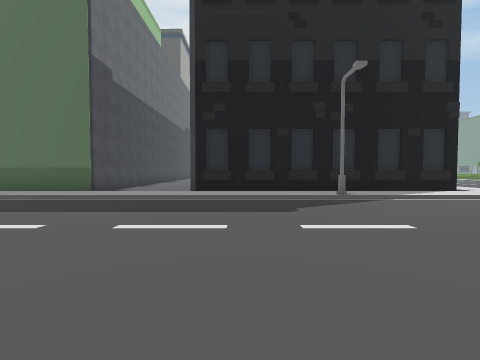
View 1 (above)

24 first-person views from a walk through a 3-D level made in the Unity game engine. The camera is 1.5 m above the floor, tilts 2° down and sees 85° across. The floor is counted in squares, 2 m on a side. Each view is taken from the middle of a square. On the plan, view 1 faces up. The plan holds only what a view shows up to about 9 squares ahead; the rest is blank. The place goes on beyond the plan. The player is left out. Some surface patterns are stand-ins.

View 2
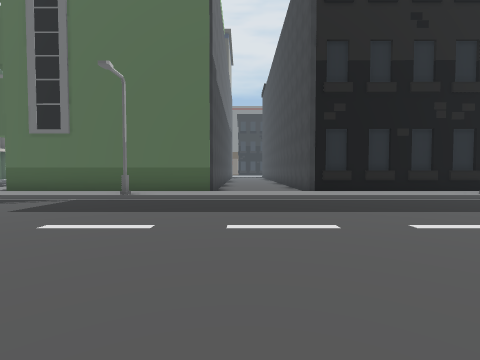

View 3
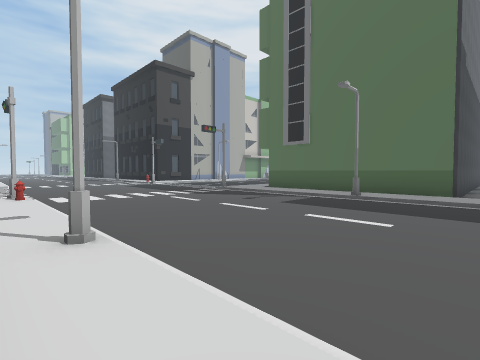

View 4
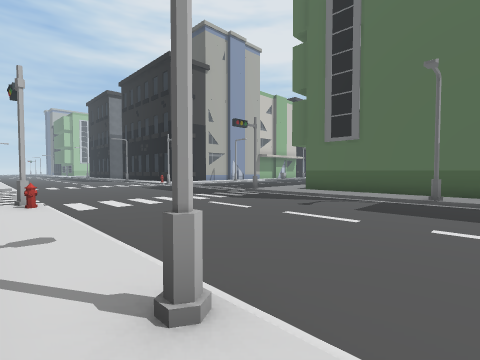

View 5
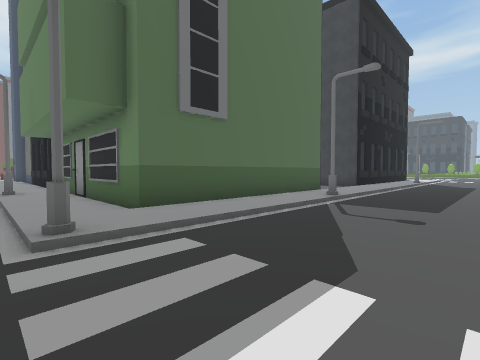

View 6
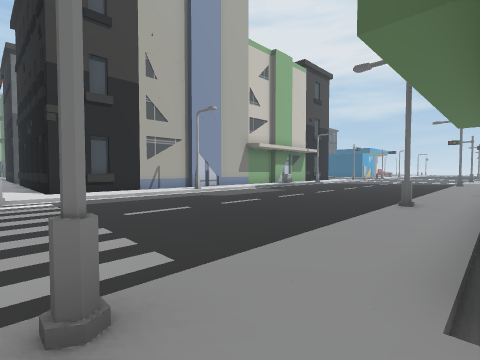

View 7
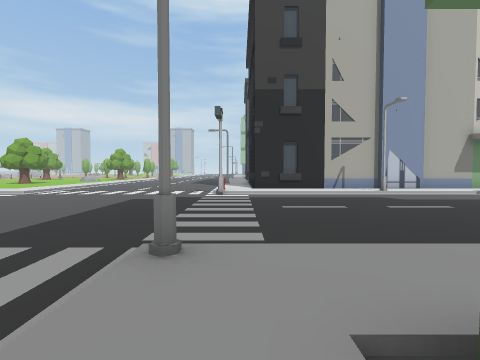

View 8
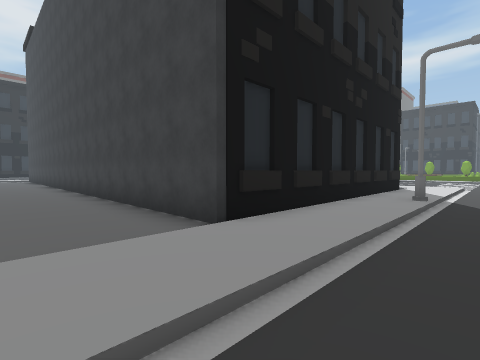

View 9
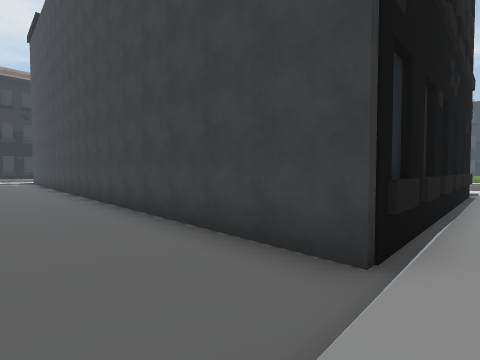

View 10
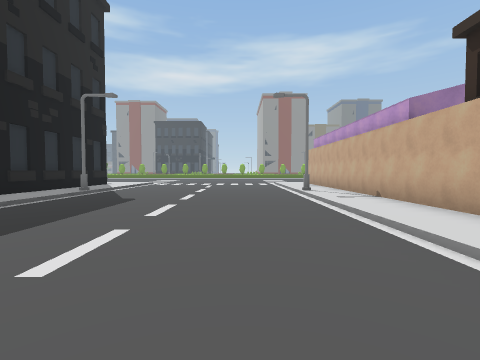

View 11
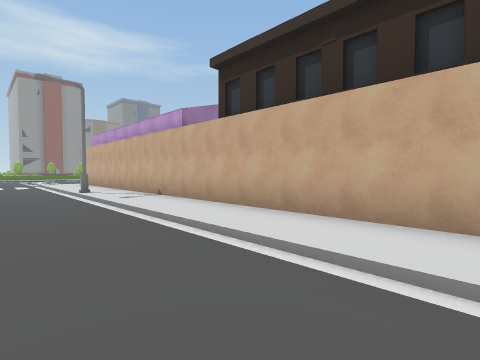

View 12
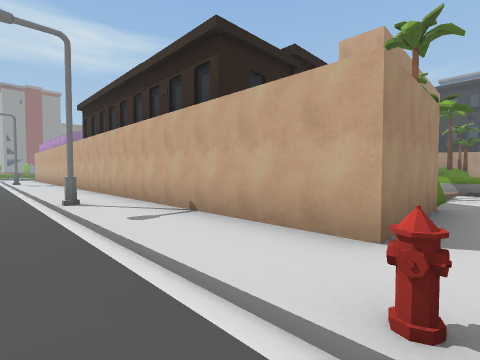

View 13
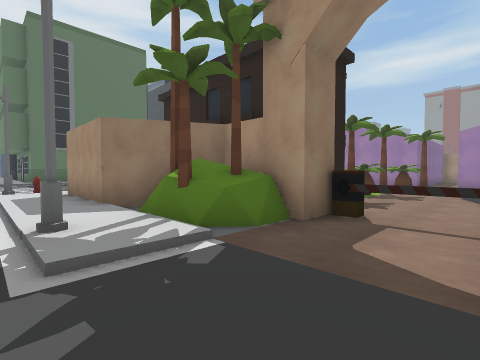

View 14
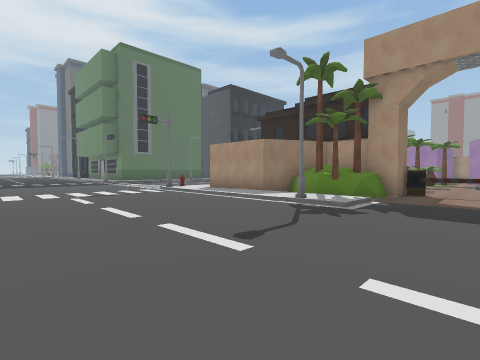

View 15
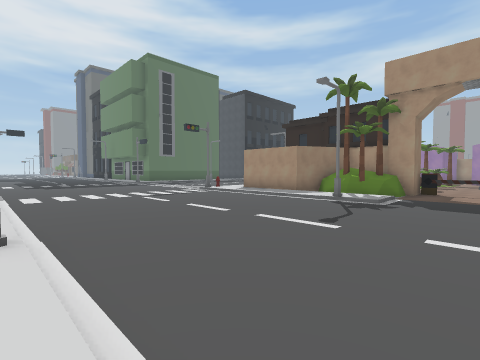

View 16
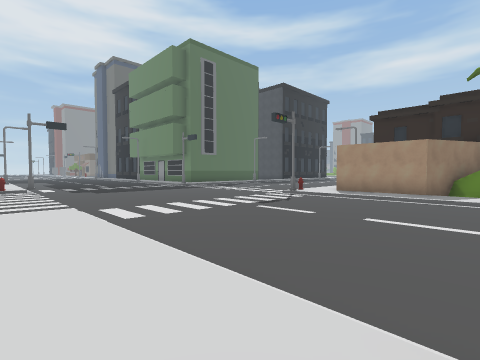

View 17
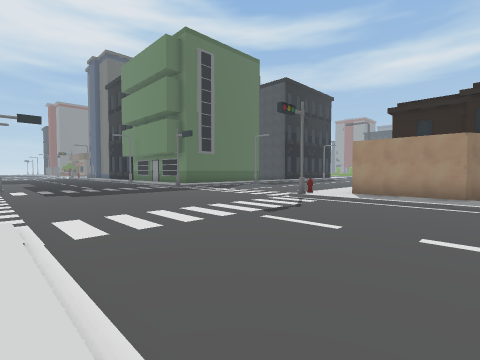

View 18
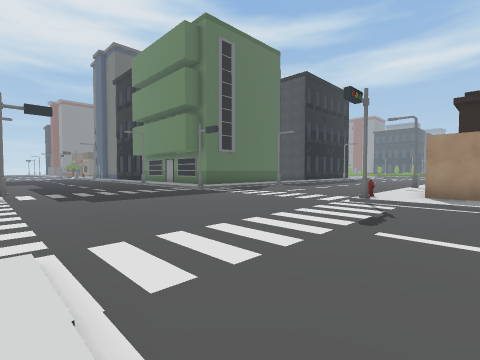

View 19
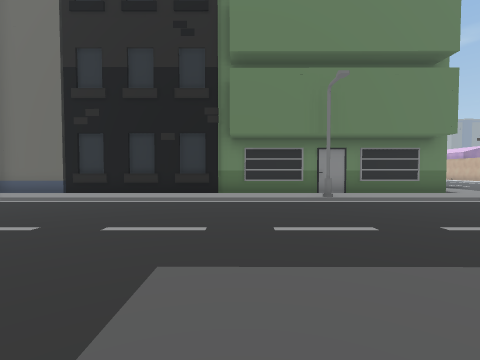

View 20
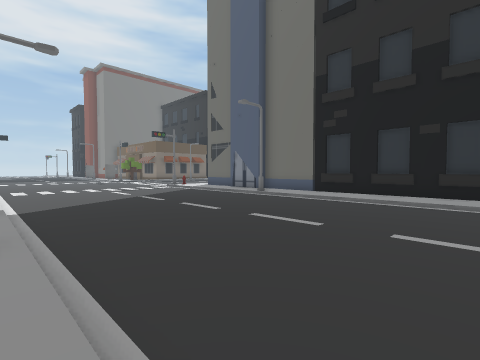

View 21
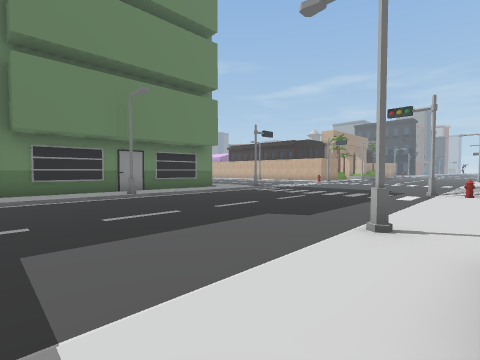

View 22
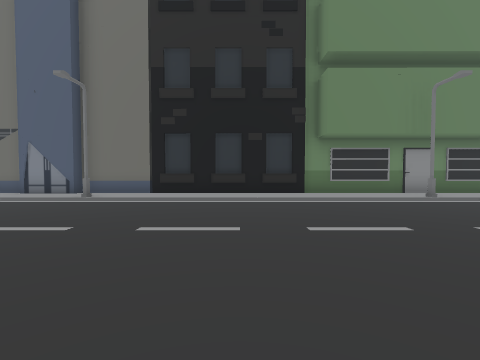

View 23
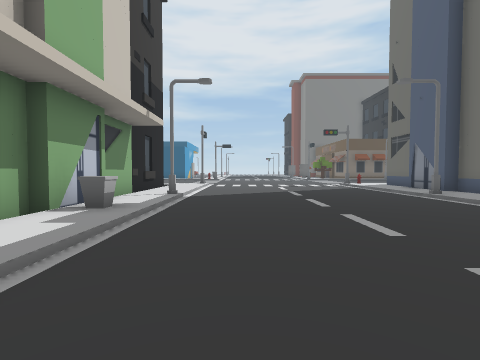

View 24
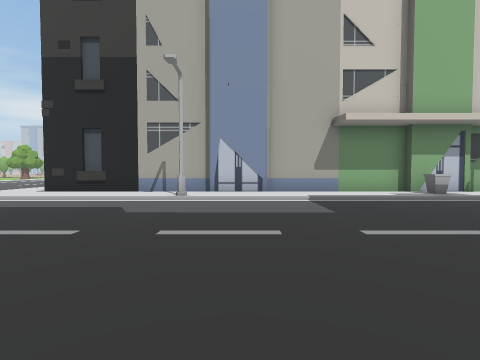

### Floor plan
Key: @ floor where view 1 was taken; # wall or solid block; . main floor; : floor 0.25 m higher than the main floor; / step, stairs or slope; O other object.
Columns run from 23 left of view 1 to 5 right of it. Each row starts with its distance up from view 1.
 25 #::.......:O
 24  ::.......:O
 23 O:O.......OO
 22 OO:.......:
 21  O:.......:O
 20 O/:.......:#
 19 O/:.......:O        ..
 18 O/:.......:O        ..#
 17 O/:.......:O       ...#
 16 O/:.......:O       ...#
 15 O/:.......:O       ...#
 14 O/:.......:O       ...#
 13 O/O.......OO       ...#
 12 O/:.......:O       ...O
 11 #/:.......:O      #...#
 10 #/:.......:O      #...#
  9 O/:.......:OOOOOOO#...###O##O
  8 :::.......:::::::::::::::::::
  7   O.......#/////O/////////O//
  6   ...........................
  5   ...........................
  4   ..........................
  3  ..........................
  2  ...........................
  1  ............................
  0  //.......O/////O//////@//O//
 -1  ::.......:::::::::::::::::
 -2  /:.......:####O###########
 -3  /:.......:#
 -4  /:.......:#     OO OO
 -5  /:.......:/O#
 -6  /O.......:OOO    O
 -7   /.......OOO#O# OOOO
 -8   :..........OO ...OO
 -9   :..........O.....
-10   :..........O...:

Where each view was taken, in squares from view 1:
view 1: 0 up, 0 right, facing up
view 2: 0 up, 4 left, facing up
view 3: 1 down, 4 left, facing up-left
view 4: 1 down, 6 left, facing up-left
view 5: 4 up, 14 left, facing up-right
view 6: 7 up, 12 left, facing up-left
view 7: 8 up, 11 left, facing left
view 8: 6 up, 4 left, facing up-right
view 9: 8 up, 4 left, facing up-right
view 10: 2 up, 6 left, facing right
view 11: 2 up, 6 left, facing down-right
view 12: 1 up, 13 left, facing down-right
view 13: 10 down, 14 left, facing up-right
view 14: 10 down, 19 left, facing up-right
view 15: 10 down, 21 left, facing up-right
view 16: 6 down, 22 left, facing up-right
view 17: 5 down, 21 left, facing up-right
view 18: 3 down, 21 left, facing up-right
view 19: 16 up, 21 left, facing right
view 20: 17 up, 21 left, facing up-right
view 21: 17 up, 22 left, facing down-right
view 22: 19 up, 21 left, facing right
view 23: 16 up, 19 left, facing up
view 24: 15 up, 14 left, facing left
